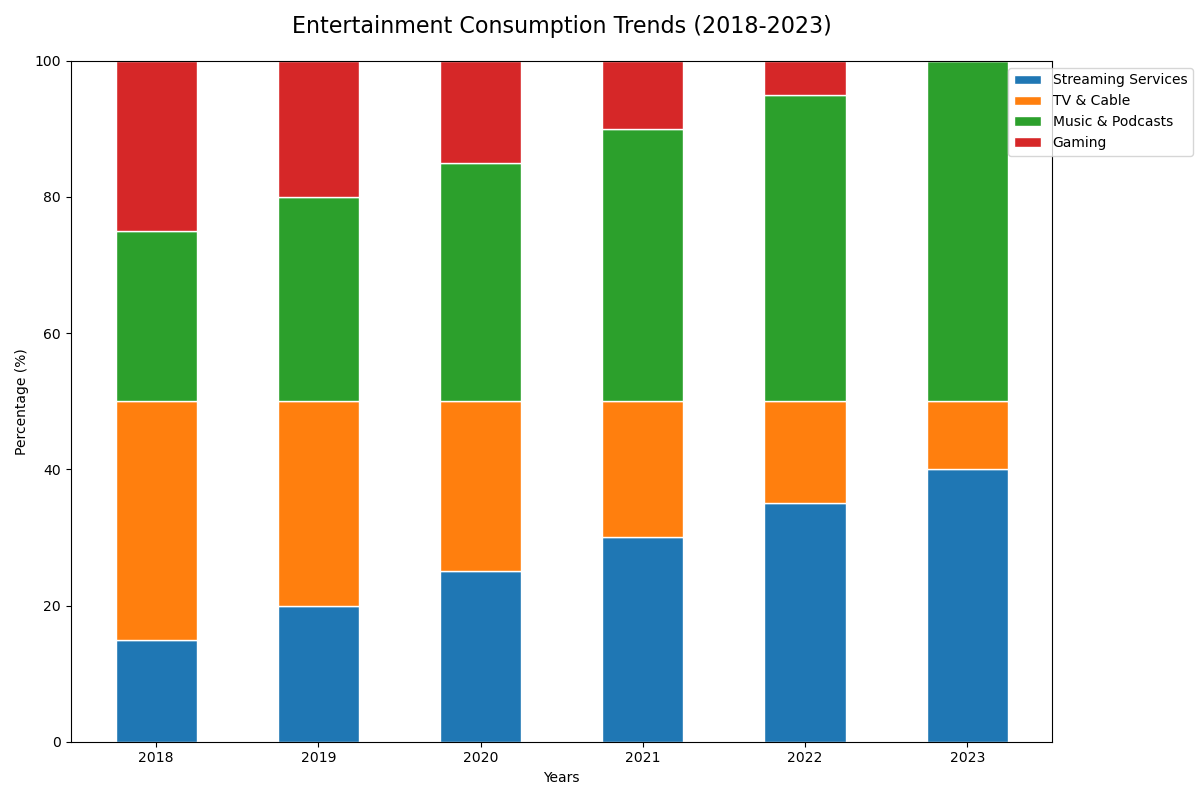

This chart was generated by the following Python code:
import matplotlib.pyplot as plt
import numpy as np

# Data
labels = ['2018', '2019', '2020', '2021', '2022', '2023']
streaming_services = [15, 20, 25, 30, 35, 40]
tv_cable = [35, 30, 25, 20, 15, 10]
music_podcasts = [25, 30, 35, 40, 45, 50]
gaming = [25, 20, 15, 10, 5, 0]

# Colors
colors = ['#1f77b4', '#ff7f0e', '#2ca02c', '#d62728']

# Plotting
fig, ax = plt.subplots(figsize=(12, 8))

# Create the vertical stacked bar chart
width = 0.5
ax.bar(labels, streaming_services, color=colors[0], edgecolor='white', label='Streaming Services', width=width)
ax.bar(labels, tv_cable, bottom=streaming_services, color=colors[1], edgecolor='white', label='TV & Cable', width=width)
ax.bar(labels, music_podcasts, bottom=np.add(streaming_services, tv_cable), color=colors[2], edgecolor='white', label='Music & Podcasts', width=width)
ax.bar(labels, gaming, bottom=np.add(np.add(streaming_services, tv_cable), music_podcasts), color=colors[3], edgecolor='white', label='Gaming', width=width)

# Add title and labels
ax.set_title('Entertainment Consumption Trends (2018-2023)', loc='center', fontsize=16, pad=20)
ax.set_ylabel('Percentage (%)')
ax.set_xlabel('Years')

# Add legend
ax.legend(loc='upper right', bbox_to_anchor=(1.15, 1))

# Show plot
plt.tight_layout()
plt.show()
